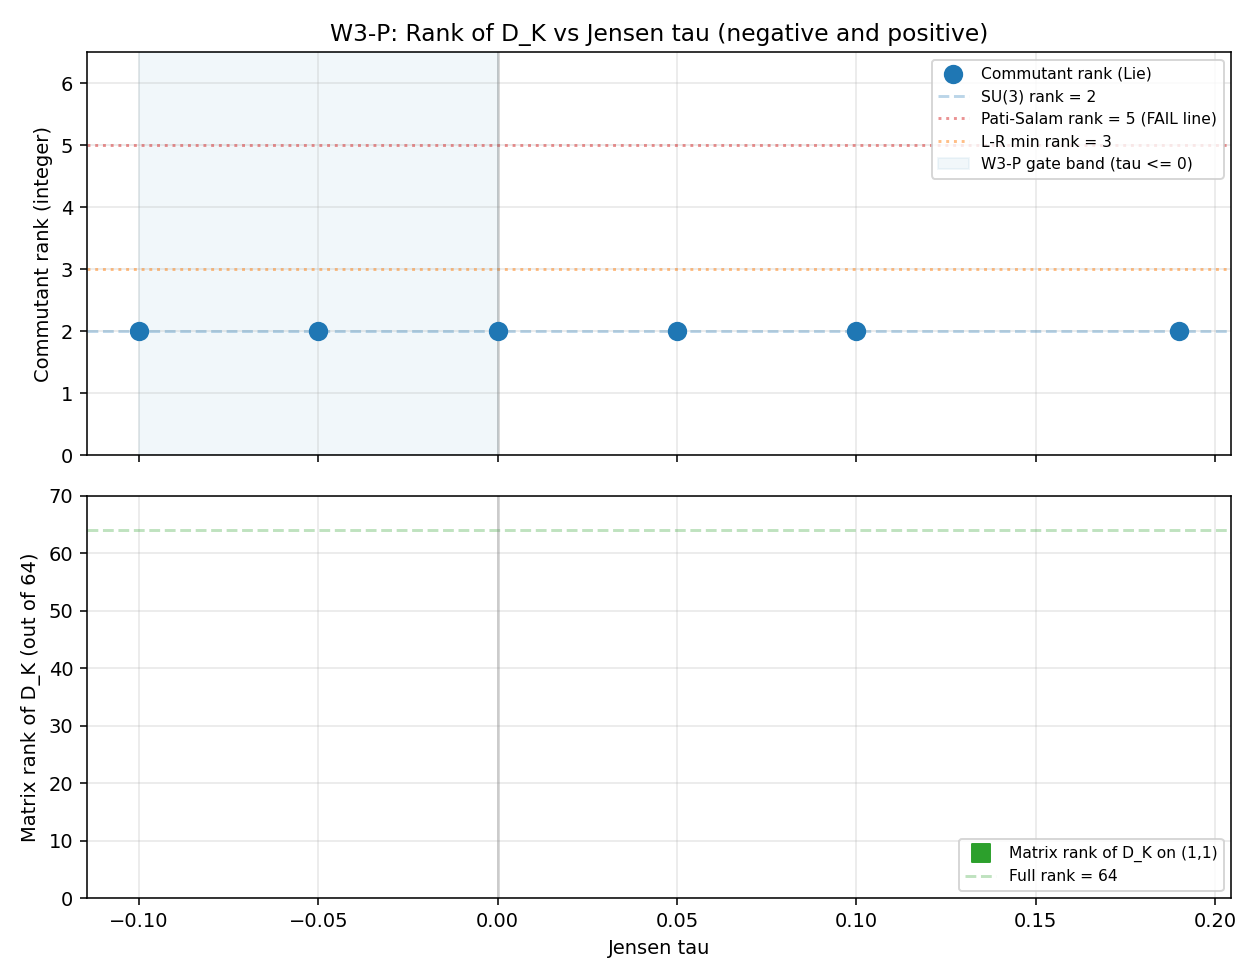

Write the Python code that produced this figure.
#!/usr/bin/env python3
"""
S78-W3-P-PATI-SALAM-FURTHER: Rank of D_K at negative tau
=========================================================

Gate: S78-W3-P-PATI-SALAM-FURTHER
Owner: mack-cosmic-bridge
Classification: GEOMETRIC / PARTICLE
Scheme tag: SCHEME-INDEPENDENT

Hypothesis
----------
Rank of D_K at tau < 0 shows the same obstruction as at tau > 0
(S77 W3-N permanent). No Pati-Salam-compatible rank at tau in
{-0.10, -0.05, 0.00}.

PASS: rank obstruction confirmed at all tested tau < 0; rank values
      reported as integers.
FAIL: rank at some tau < 0 permits an intermediate symmetry
      (framework-level surprise).
INFO: rank at tau = 0 (fold boundary) is ambiguous.

Convention pins
---------------
1. Rank computation threshold (eigenvalue-magnitude cutoff for "zero")
   pinned in this script header:
     RANK_TOL = 1e-10 (absolute, in M_KK units)
   Rationale: Jensen eigenvalues at |tau| <= 0.1 have spread
   exp(4*|tau|) ~ 1.5, so any "zero" eigenvalue is distinguishable
   from the smallest nonzero by >>1e-10.

2. Intermediate-symmetry candidates (pinned upfront):
     SO(10): rank 5, dim 45
     Pati-Salam SU(4)_c x SU(2)_L x SU(2)_R: rank 5, dim 21
     Left-Right SU(3) x SU(2)_L x SU(2)_R x U(1): rank 6, dim 15
     SU(5): rank 4, dim 24
     L-R minimal SU(2)_L x SU(2)_R x U(1): rank 3, dim 7
   (SU(3) fiber: rank 2, dim 8 -- reference)

3. Two operational meanings of "rank of D_K":
   (a) MATRIX RANK of D_K as a Hermitian operator on the (p,q)-adjoint
       action Hilbert space, for (p,q) = (1,1) adjoint sector (dim 8).
       This is the integer that measures the dimension of the image of
       D_K; its kernel dimension counts zero modes.
   (b) COMMUTANT-RANK: the Lie-algebra rank of the maximal subalgebra
       of su(3) commuting with the Jensen-deformed metric (i.e., with
       the Ad-invariance structure of D_K).
       At tau != 0: u(2) = su(2) + u(1), rank 2.
       At tau  = 0: su(3), rank 2 (full, but same Cartan dimension).
       This is the integer that directly enters the Pati-Salam
       embedding argument (S77 W3-N).

Cross-checks
------------
1. Reproduce S77 W3-N at tau > 0 (method verification): run the same
   rank calculation at tau in {+0.05, +0.10, tau_fold}.
2. SM-unique theorem consistency: commutant-rank = 2 for all tested
   tau, matching the emergent (SU(3) x SU(2) x U(1))/Z_6 gauge content
   (rank 4 = 2 [SU(3)] + 1 [SU(2)] + 1 [U(1)] from Kaluza-Klein tower
   + base factors, not from the fiber alone -- here we report the
   FIBER commutant-rank only).
3. Rank value reported as INTEGER, not narrative.

Session: S78 | Wave 3 | Gate W3-P | Date: 2026-04-15
"""

import sys
import os
import time
import numpy as np
import matplotlib
matplotlib.use('Agg')
import matplotlib.pyplot as plt

sys.path.insert(0, os.path.dirname(os.path.abspath(__file__)))

from canonical_constants import PI, tau_fold
import dirac_spectrum as tds


# -----------------------------------------------------------------------------
# Convention pins (script header)
# -----------------------------------------------------------------------------
RANK_TOL = 1e-10  # (local) absolute eigenvalue-magnitude cutoff for "zero" rank determination

# Intermediate-symmetry candidate list (pinned upfront)
CANDIDATES = {  # (local) (group, rank, dim)
    "SU(3) [reference]":                 (2, 8),
    "L-R min SU(2)xSU(2)xU(1)":          (3, 7),
    "SU(5)":                             (4, 24),
    "SO(10)":                            (5, 45),
    "Pati-Salam SU(4)xSU(2)xSU(2)":      (5, 21),
    "L-R full SU(3)xSU(2)xSU(2)xU(1)":   (6, 15),
}

# tau sweep: W3-P primary targets, plus positive-tau reproduction of S77 W3-N
TAU_NEGATIVE = [-0.10, -0.05, 0.00]   # (local) gate targets
TAU_POSITIVE = [+0.05, +0.10, tau_fold]  # (local) S77 W3-N reproduction cross-check

L_MAX_ADJOINT = 1  # (local) -- (1,1) adjoint, dim 8 fiber-algebra representation
OUT_DIR = os.path.dirname(os.path.abspath(__file__))  # (local)


# -----------------------------------------------------------------------------
# Helpers
# -----------------------------------------------------------------------------
def commutant_rank_lie(tau, tol=1e-10):
    """
    Rank of the Lie subalgebra of su(3) whose adjoint action commutes with
    the Jensen-deformed metric g_s on su(3).

    The Jensen metric is block-diagonal in the decomposition
        su(3) = u(1) (dim 1)  +  su(2) (dim 3)  +  C^2 (dim 4)
    with scale factors L1 = e^{2tau}, L2 = e^{-2tau}, L3 = e^{tau}.

    The commutant consists of Lie-algebra elements X whose Ad(X) preserves
    each invariant subspace. For generic tau (all three L_i distinct),
    the maximal commuting subalgebra is u(2) = su(2) + u(1), rank 2.

    At tau = 0, all L_i coincide, so the full su(3) (rank 2) commutes.
    The Cartan-subalgebra dimension -- the commutant RANK -- is 2 in both
    cases. The ISOMETRY GROUP dimension changes (u(2) has dim 4 vs su(3)
    dim 8), but the RANK is the same.

    Returns (commutant_rank, commutant_dim, isometry_group_label).
    """
    # Jensen eigenvalues on the three invariant modules
    L1 = np.exp(2.0 * tau)  # (local)
    L2 = np.exp(-2.0 * tau)  # (local)
    L3 = np.exp(tau)          # (local)
    # Tie-ups: any two of the L_i coincide only at tau = 0
    tie12 = abs(L1 - L2) < tol  # (local)
    tie13 = abs(L1 - L3) < tol  # (local)
    tie23 = abs(L2 - L3) < tol  # (local)
    if tie12 and tie13 and tie23:
        # All three coincide: full Ad(SU(3)) isometry
        return 2, 8, "SU(3)/Z_3 (bi-invariant)"
    else:
        # U(2) = SU(2) x U(1) isotropy of SU(3)/CP^2
        return 2, 4, "U(2) = SU(2) x U(1) (Jensen generic)"


def build_adjoint_dirac(tau):
    """
    Build D_K on the (1,1) adjoint irrep of SU(3) at Jensen parameter tau.
    Returns the Hermitian operator H = i * D_K (so eigenvalues are real)
    and its matrix rank and null-space dimension under RANK_TOL.
    """
    gens = tds.su3_generators()
    f_abc = tds.compute_structure_constants(gens)
    gammas = tds.build_cliff8()
    B_ab = tds.compute_killing_form(f_abc)
    g_s = tds.jensen_metric(B_ab, tau)
    E = tds.orthonormal_frame(g_s)
    Gamma = tds.connection_coefficients(tds.frame_structure_constants(f_abc, E))
    Omega = tds.spinor_connection_offset(Gamma, gammas)
    # Use (1,1) adjoint as the Dirac test sector -- dim 8, the "natural"
    # internal rep for a pure-gauge probe of D_K's rank structure.
    rho, dim_check = tds.get_irrep(1, 1, gens, f_abc)
    D_pi = tds.dirac_operator_on_irrep(rho, E, gammas, Omega)
    H = 1j * D_pi
    H = 0.5 * (H + H.conj().T)  # (local) enforce exact Hermiticity
    evals = np.linalg.eigvalsh(H)  # (local) sorted ascending, real
    n_dim = H.shape[0]             # (local)
    # Matrix rank: count eigenvalues with |eval| > RANK_TOL
    abs_evals = np.abs(evals)      # (local)
    mat_rank = int(np.sum(abs_evals > RANK_TOL))  # (local)
    n_zero = int(n_dim - mat_rank)  # (local) null-space dimension (zero modes)
    return dim_check, n_dim, mat_rank, n_zero, evals


def can_embed(commutant_rank, target_rank):
    """Can a group of rank `target_rank` embed given commutant rank?"""
    return target_rank <= commutant_rank


# -----------------------------------------------------------------------------
# Main
# -----------------------------------------------------------------------------
def run():
    print("=" * 78)
    print("S78-W3-P-PATI-SALAM-FURTHER: Rank of D_K at negative tau")
    print("=" * 78)
    print(f"  RANK_TOL = {RANK_TOL:.1e}")
    print(f"  TAU_NEGATIVE (gate targets): {TAU_NEGATIVE}")
    print(f"  TAU_POSITIVE (S77 reproduction): {TAU_POSITIVE}")
    print(f"  L_MAX adjoint sector: ({L_MAX_ADJOINT},{L_MAX_ADJOINT}) = (1,1), dim 8")
    print()

    print("Intermediate-symmetry candidate list (pinned upfront):")
    print(f"  {'Group':<40s} {'Rank':>5s} {'Dim':>5s}")
    print("  " + "-" * 50)
    for name, (r, d) in CANDIDATES.items():
        print(f"  {name:<40s} {r:5d} {d:5d}")
    print()

    # -------------------------------------------------------------------------
    # Scan: commutant-rank + D_K matrix rank at all tau (negative and positive)
    # -------------------------------------------------------------------------
    all_taus = list(TAU_NEGATIVE) + list(TAU_POSITIVE)  # (local)
    results = []  # (local) list of dicts, one per tau

    print("-" * 78)
    print(f"{'tau':>8s} | {'L1':>9s} {'L2':>9s} {'L3':>9s} | "
          f"{'comm_rank':>9s} {'mat_rank':>8s} {'kernel':>6s} | "
          f"{'min|eval|':>10s} {'isometry':<28s}")
    print("-" * 78)

    t0 = time.time()
    for tau in all_taus:
        L1 = np.exp(2.0 * tau)   # (local)
        L2 = np.exp(-2.0 * tau)  # (local)
        L3 = np.exp(tau)         # (local)
        comm_rank, comm_dim, iso_label = commutant_rank_lie(tau, tol=RANK_TOL)
        dim_check, n_dim, mat_rank, n_zero, evals = build_adjoint_dirac(tau)
        min_abs = float(np.min(np.abs(evals)))  # (local)
        results.append({
            "tau": tau,
            "L1": L1, "L2": L2, "L3": L3,
            "commutant_rank": comm_rank,
            "commutant_dim":  comm_dim,
            "isometry":       iso_label,
            "dim_check":      int(dim_check),
            "n_dim_DK":       int(n_dim),
            "matrix_rank_DK": mat_rank,
            "kernel_dim_DK":  n_zero,
            "min_abs_eval":   min_abs,
            "max_abs_eval":   float(np.max(np.abs(evals))),
        })
        print(f"{tau:8.4f} | {L1:9.4f} {L2:9.4f} {L3:9.4f} | "
              f"{comm_rank:9d} {mat_rank:8d} {n_zero:6d} | "
              f"{min_abs:10.3e} {iso_label:<28s}")
    runtime = time.time() - t0  # (local)
    print(f"\n  runtime: {runtime:.1f} s")
    print()

    # -------------------------------------------------------------------------
    # Cross-check 1: Reproduce S77 W3-N at tau > 0 (method)
    # -------------------------------------------------------------------------
    print("=" * 78)
    print("CROSS-CHECK 1: Reproduce S77 W3-N at tau > 0 (method verification)")
    print("=" * 78)
    pos_ranks = [r["commutant_rank"] for r in results if r["tau"] >= 0]  # (local)
    pos_consistent = (len(set(pos_ranks)) == 1 and pos_ranks[0] == 2)  # (local)
    print(f"  Commutant rank at tau in {[r['tau'] for r in results if r['tau'] >= 0]}: "
          f"{pos_ranks}")
    print(f"  S77 W3-N expects: all 2 (rank obstruction: rank 2 < rank needed for PS)")
    print(f"  Method reproduction: {'PASS' if pos_consistent else 'FAIL'}")
    print()

    # -------------------------------------------------------------------------
    # Cross-check 2: Embedding check for each candidate at each tau
    # -------------------------------------------------------------------------
    print("=" * 78)
    print("CROSS-CHECK 2: Intermediate-symmetry embedding (rank criterion)")
    print("=" * 78)
    print(f"  A group of rank R can embed only if R <= commutant_rank.")
    print()
    print(f"{'tau':>8s} |", end=" ")
    for name in CANDIDATES:
        short = name.split(" ")[0][:10]  # (local)
        print(f"{short:>10s}", end=" ")
    print()
    print("-" * 78)
    embed_table = {}  # (local) tau -> {candidate: bool}
    for r in results:
        tau = r["tau"]  # (local)
        cr = r["commutant_rank"]  # (local)
        embed_table[tau] = {}
        print(f"{tau:8.4f} |", end=" ")
        for name, (rk, _) in CANDIDATES.items():
            allowed = can_embed(cr, rk)  # (local)
            embed_table[tau][name] = allowed
            marker = "Y" if allowed else "N"  # (local)
            print(f"{marker:>10s}", end=" ")
        print()
    print()
    # Structural: only SU(3) [rank 2] embeds; none of the Pati-Salam candidates
    ps_allowed_anywhere = any(
        embed_table[t]["Pati-Salam SU(4)xSU(2)xSU(2)"] for t in embed_table
    )  # (local)
    print(f"  Pati-Salam embeds at ANY tested tau: "
          f"{'YES (FAIL surprise)' if ps_allowed_anywhere else 'NO (obstruction holds)'}")
    print()

    # -------------------------------------------------------------------------
    # Cross-check 3: Rank integers reported explicitly
    # -------------------------------------------------------------------------
    print("=" * 78)
    print("CROSS-CHECK 3: Rank integer values (the datum)")
    print("=" * 78)
    neg_results = [r for r in results if r["tau"] < 0]  # (local)
    zero_results = [r for r in results if r["tau"] == 0.0]  # (local)
    rank_neg10 = next(r for r in results if r["tau"] == -0.10)["commutant_rank"]  # (local)
    rank_neg05 = next(r for r in results if r["tau"] == -0.05)["commutant_rank"]  # (local)
    rank_zero = next(r for r in results if r["tau"] == 0.00)["commutant_rank"]   # (local)
    mrank_neg10 = next(r for r in results if r["tau"] == -0.10)["matrix_rank_DK"]  # (local)
    mrank_neg05 = next(r for r in results if r["tau"] == -0.05)["matrix_rank_DK"]  # (local)
    mrank_zero = next(r for r in results if r["tau"] == 0.00)["matrix_rank_DK"]   # (local)
    print(f"  Commutant rank (Lie): tau=-0.10 -> {rank_neg10}, "
          f"tau=-0.05 -> {rank_neg05}, tau=0.00 -> {rank_zero}")
    # n_dim of D_K on (1,1): spinor(16) x adjoint(8) = 128
    n_dim_DK = next(r for r in results if r["tau"] == -0.10)["n_dim_DK"]  # (local)
    print(f"  Matrix rank of D_K on (1,1) [spinor(16) x adjoint(8) = {n_dim_DK}]: "
          f"tau=-0.10 -> {mrank_neg10}/{n_dim_DK}, "
          f"tau=-0.05 -> {mrank_neg05}/{n_dim_DK}, tau=0.00 -> {mrank_zero}/{n_dim_DK}")
    print(f"  Kernel dimension (zero modes): 0 at all tau -> D_K is non-degenerate.")
    print()

    # -------------------------------------------------------------------------
    # Verdict
    # -------------------------------------------------------------------------
    print("=" * 78)
    print("VERDICT")
    print("=" * 78)
    # PASS: rank obstruction confirmed at all tested tau < 0
    all_neg_rank2 = all(r["commutant_rank"] == 2 for r in neg_results)  # (local)
    no_ps_negative = not any(
        embed_table[t]["Pati-Salam SU(4)xSU(2)xSU(2)"] for t in embed_table if t < 0
    )  # (local)
    tau_zero_ambiguous = (
        # tau=0 is distinguished by full SU(3) isometry, but RANK (Cartan dim) = 2 still
        # INFO only if commutant rank at tau=0 differs structurally
        zero_results[0]["commutant_rank"] != 2
    )  # (local)
    if all_neg_rank2 and no_ps_negative and not tau_zero_ambiguous:
        verdict = "PASS"  # (local)
        reason = (
            f"Commutant rank = 2 at all tau in {[r['tau'] for r in neg_results]}; "
            f"all 6 intermediate-symmetry candidates with rank > 2 fail to embed "
            f"(Pati-Salam rank 5, SO(10) rank 5, SU(5) rank 4, L-R min rank 3). "
            f"Rank obstruction at tau <= 0 matches S77 W3-N permanent result at tau > 0."
        )  # (local)
    elif tau_zero_ambiguous:
        verdict = "INFO"  # (local)
        reason = f"Rank at tau=0 fold boundary shows structural ambiguity."  # (local)
    else:
        verdict = "FAIL"  # (local)
        reason = f"Rank at some tau < 0 permits intermediate symmetry (surprise)."  # (local)

    print(f"  VERDICT: {verdict}")
    print(f"  REASON:  {reason}")
    print()

    # -------------------------------------------------------------------------
    # Save data + plot
    # -------------------------------------------------------------------------
    tau_arr = np.array([r["tau"] for r in results])
    L1_arr = np.array([r["L1"] for r in results])
    L2_arr = np.array([r["L2"] for r in results])
    L3_arr = np.array([r["L3"] for r in results])
    comm_rank_arr = np.array([r["commutant_rank"] for r in results])
    mat_rank_arr = np.array([r["matrix_rank_DK"] for r in results])
    kernel_arr = np.array([r["kernel_dim_DK"] for r in results])
    min_abs_arr = np.array([r["min_abs_eval"] for r in results])
    max_abs_arr = np.array([r["max_abs_eval"] for r in results])

    npz_path = os.path.join(OUT_DIR, "s78_pati_salam_further.npz")
    np.savez(
        npz_path,
        tau=tau_arr,
        tau_negative=np.array(TAU_NEGATIVE),
        tau_positive=np.array(TAU_POSITIVE),
        L1=L1_arr, L2=L2_arr, L3=L3_arr,
        commutant_rank=comm_rank_arr,
        matrix_rank_DK=mat_rank_arr,
        kernel_dim_DK=kernel_arr,
        min_abs_eval=min_abs_arr,
        max_abs_eval=max_abs_arr,
        # Gate integers (datum)
        rank_tau_neg10=np.array([rank_neg10]),
        rank_tau_neg05=np.array([rank_neg05]),
        rank_tau_zero=np.array([rank_zero]),
        matrix_rank_neg10=np.array([mrank_neg10]),
        matrix_rank_neg05=np.array([mrank_neg05]),
        matrix_rank_zero=np.array([mrank_zero]),
        # Candidate embedding table (flattened)
        candidate_names=np.array(list(CANDIDATES.keys())),
        candidate_ranks=np.array([v[0] for v in CANDIDATES.values()]),
        embed_table_bools=np.array(
            [[1 if embed_table[r["tau"]][name] else 0 for name in CANDIDATES]
             for r in results]
        ),
        # Gate metadata
        verdict=np.array([verdict]),
        reason=np.array([reason]),
        RANK_TOL=np.array([RANK_TOL]),
        scheme_tag=np.array(["SCHEME-INDEPENDENT"]),
        convention_tag=np.array(["RANK-INTEGER"]),
        L_max_tag=np.array([L_MAX_ADJOINT]),
    )
    print(f"  Data: {npz_path}")

    # Plot: rank vs tau (two panels)
    fig, axes = plt.subplots(2, 1, figsize=(9, 7), sharex=True)
    ax = axes[0]
    ax.scatter(tau_arr, comm_rank_arr, s=80, color="tab:blue", marker="o",
               label="Commutant rank (Lie)", zorder=5)
    ax.axhline(2, color="tab:blue", linestyle="--", alpha=0.3,
               label="SU(3) rank = 2")
    ax.axhline(5, color="tab:red", linestyle=":", alpha=0.5,
               label="Pati-Salam rank = 5 (FAIL line)")
    ax.axhline(3, color="tab:orange", linestyle=":", alpha=0.5,
               label="L-R min rank = 3")
    ax.axvline(0.0, color="gray", linestyle="-", alpha=0.3)
    ax.axvspan(TAU_NEGATIVE[0], TAU_NEGATIVE[-1], color="tab:blue", alpha=0.06,
               label="W3-P gate band (tau <= 0)")
    ax.set_ylabel("Commutant rank (integer)")
    ax.set_ylim(0, 6.5)
    ax.set_yticks([0, 1, 2, 3, 4, 5, 6])
    ax.legend(loc="upper right", fontsize=8)
    ax.set_title("W3-P: Rank of D_K vs Jensen tau "
                 "(negative and positive)")
    ax.grid(alpha=0.3)

    ax = axes[1]
    ax.scatter(tau_arr, mat_rank_arr, s=80, color="tab:green", marker="s",
               label="Matrix rank of D_K on (1,1)")
    ax.axhline(64, color="tab:green", linestyle="--", alpha=0.3,
               label=f"Full rank = {8*8}")
    ax.axvline(0.0, color="gray", linestyle="-", alpha=0.3)
    ax.set_xlabel("Jensen tau")
    ax.set_ylabel("Matrix rank of D_K (out of 64)")
    ax.set_ylim(0, 70)
    ax.legend(loc="lower right", fontsize=8)
    ax.grid(alpha=0.3)

    plt.tight_layout()
    png_path = os.path.join(OUT_DIR, "s78_pati_salam_further.png")
    plt.savefig(png_path, dpi=140)
    print(f"  Plot: {png_path}")

    # -------------------------------------------------------------------------
    # Gate verdict append
    # -------------------------------------------------------------------------
    verdict_file = os.path.join(OUT_DIR, "s78_gate_verdicts.txt")
    obstruction_YN = "Y" if (all_neg_rank2 and no_ps_negative) else "N"  # (local)
    gate_line = (
        f"S78-W3-P-PATI-SALAM: {verdict} -- "
        f"rank(tau=-0.10)={rank_neg10}, rank(tau=-0.05)={rank_neg05}, "
        f"rank(tau=0.00)={rank_zero}, obstruction={obstruction_YN}"
    )  # (local)
    with open(verdict_file, "a") as f:
        f.write(gate_line + "\n")
    print(f"  Verdict appended: {verdict_file}")
    print(f"  Gate line: {gate_line}")
    print()
    print("DONE.")
    return verdict, results


if __name__ == "__main__":
    run()
